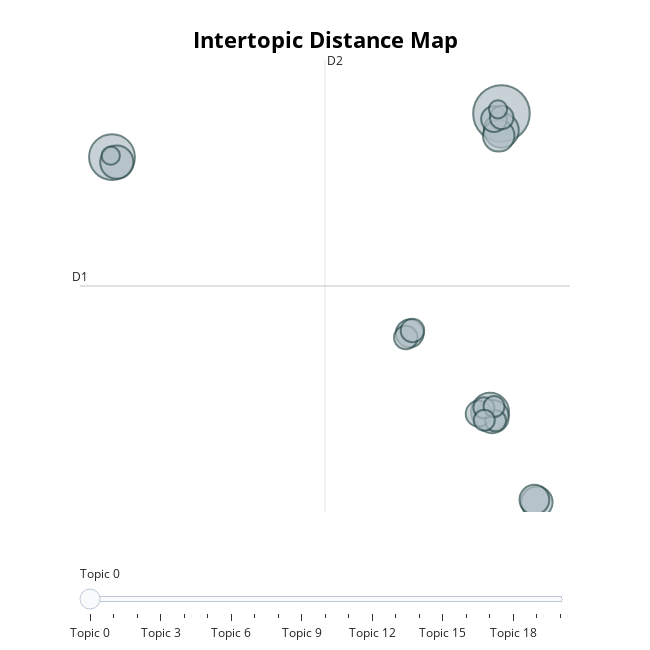

Here is the notebook cell this chart was saved with:
### Markdown cell above
___
The visualization below gives the clusters of topics, similar to as we saw with the LDA topics above. Here, however, we do not have the tab on the right that shows token frequency within a topic. If we hover over a topic, we can see the first few tokens which are associated with that topic. Topics in the top left portion of the chart are related to the tokens state, government, public, and united. Topics in the top right portion of the chart are more related to foreign diplomacy, with tokens like world, nations, war, peace, and islands. There are a three clusters in the bottom right quadrant whihc seem to have common topics.

### Code cell
# run this cell to visualize the topics
topic_model.visualize_topics()

### Figure 1 — Plotly figure (JSON) as saved in the notebook; plotly's stock layout.template omitted (floating-point values rounded to 4 significant figures)
{"data": [{"customdata": [[0, "world | people | new | years | american", 29], [1, "states | government | united | public | congress", 19], [2, "government | states | united | year | congress", 13], [3, "world | nations | soviet | peace | economic", 11], [4, "government | work | great | public | law", 10], [5, "states | government | united | congress | public", 10], [6, "government | national | federal | war | congress", 9], [7, "british | states | united | war | enemy", 9], [8, "government | states | united | public | congress", 8], [9, "america | americans | american | tonight | thats", 7], [10, "states | government | constitution | country | general", 6], [11, "america | people | going | american | know", 6], [12, "america | security | weapons | world | americans", 5], [13, "federal | tax | people | america | budget", 5], [14, "government | shall | congress | world | islands", 5], [15, "united | treaty | states | spain | year", 4], [16, "government | states | united | year | congress", 4], [17, "information | provision | public | united | proper", 4], [18, "states | government | united | constitution | congress", 4], [19, "children | challenge | people | ask | americans", 3], [20, "states | government | united | year | country", 3]], "hovertemplate": "<b>Topic %{customdata[0]}</b><br>%{customdata[1]}<br>Size: %{customdata[2]}", "legendgroup": "", "marker": {"color": "#B0BEC5", "line": {"color": "DarkSlateGrey", "width": 2}, "size": [29, 19, 13, 11, 10, 10, 9, 9, 8, 7, 6, 6, 5, 5, 5, 4, 4, 4, 4, 3, 3], "sizemode": "area", "sizeref": 0.01812, "symbol": "circle"}, "mode": "markers", "name": "", "orientation": "v", "showlegend": false, "type": "scatter", "x": [11.53, -12.65, 10.82, 11.52, -12.35, 10.95, 11.36, 13.73, 13.57, 5.837, 10.11, 11.07, 5.594, 6.006, 11.55, 11.17, 10.44, 11.07, 10.46, 11.32, -12.72], "xaxis": "x", "y": [18.87, 16.34, 1.52, 17.89, 16.04, 1.234, 17.57, -3.751, -3.598, 6.08, 1.403, 18.55, 5.837, 6.248, 18.64, 0.9954, 1.751, 1.823, 1.029, 19.11, 16.41], "yaxis": "y"}], "layout": {"annotations": [{"showarrow": false, "text": "D1", "x": -14.63, "y": 8.835, "yshift": 10}, {"showarrow": false, "text": "D2", "x": 0.5768, "xshift": 10, "y": 21.98}], "height": 650, "hoverlabel": {"bgcolor": "white", "font": {"family": "Rockwell", "size": 16}}, "legend": {"itemsizing": "constant", "tracegroupgap": 0}, "margin": {"t": 60}, "shapes": [{"line": {"color": "#CFD8DC", "width": 2}, "type": "line", "x0": 0.5768, "x1": 0.5768, "y0": -4.313, "y1": 21.98}, {"line": {"color": "#9E9E9E", "width": 2}, "type": "line", "x0": -14.63, "x1": 15.79, "y0": 8.835, "y1": 8.835}], "sliders": [{"active": 0, "pad": {"t": 50}, "steps": [{"args": [{"marker.color": [["red", "#B0BEC5", "#B0BEC5", "#B0BEC5", "#B0BEC5", "#B0BEC5", "#B0BEC5", "#B0BEC5", "#B0BEC5", "#B0BEC5", "#B0BEC5", "#B0BEC5", "#B0BEC5", "#B0BEC5", "#B0BEC5", "#B0BEC5", "#B0BEC5", "#B0BEC5", "#B0BEC5", "#B0BEC5", "#B0BEC5"]]}], "label": "Topic 0", "method": "update"}, {"args": [{"marker.color": [["#B0BEC5", "red", "#B0BEC5", "#B0BEC5", "#B0BEC5", "#B0BEC5", "#B0BEC5", "#B0BEC5", "#B0BEC5", "#B0BEC5", "#B0BEC5", "#B0BEC5", "#B0BEC5", "#B0BEC5", "#B0BEC5", "#B0BEC5", "#B0BEC5", "#B0BEC5", "#B0BEC5", "#B0BEC5", "#B0BEC5"]]}], "label": "Topic 1", "method": "update"}, {"args": [{"marker.color": [["#B0BEC5", "#B0BEC5", "red", "#B0BEC5", "#B0BEC5", "#B0BEC5", "#B0BEC5", "#B0BEC5", "#B0BEC5", "#B0BEC5", "#B0BEC5", "#B0BEC5", "#B0BEC5", "#B0BEC5", "#B0BEC5", "#B0BEC5", "#B0BEC5", "#B0BEC5", "#B0BEC5", "#B0BEC5", "#B0BEC5"]]}], "label": "Topic 2", "method": "update"}, {"args": [{"marker.color": [["#B0BEC5", "#B0BEC5", "#B0BEC5", "red", "#B0BEC5", "#B0BEC5", "#B0BEC5", "#B0BEC5", "#B0BEC5", "#B0BEC5", "#B0BEC5", "#B0BEC5", "#B0BEC5", "#B0BEC5", "#B0BEC5", "#B0BEC5", "#B0BEC5", "#B0BEC5", "#B0BEC5", "#B0BEC5", "#B0BEC5"]]}], "label": "Topic 3", "method": "update"}, {"args": [{"marker.color": [["#B0BEC5", "#B0BEC5", "#B0BEC5", "#B0BEC5", "red", "#B0BEC5", "#B0BEC5", "#B0BEC5", "#B0BEC5", "#B0BEC5", "#B0BEC5", "#B0BEC5", "#B0BEC5", "#B0BEC5", "#B0BEC5", "#B0BEC5", "#B0BEC5", "#B0BEC5", "#B0BEC5", "#B0BEC5", "#B0BEC5"]]}], "label": "Topic 4", "method": "update"}, {"args": [{"marker.color": [["#B0BEC5", "#B0BEC5", "#B0BEC5", "#B0BEC5", "#B0BEC5", "red", "#B0BEC5", "#B0BEC5", "#B0BEC5", "#B0BEC5", "#B0BEC5", "#B0BEC5", "#B0BEC5", "#B0BEC5", "#B0BEC5", "#B0BEC5", "#B0BEC5", "#B0BEC5", "#B0BEC5", "#B0BEC5", "#B0BEC5"]]}], "label": "Topic 5", "method": "update"}, {"args": [{"marker.color": [["#B0BEC5", "#B0BEC5", "#B0BEC5", "#B0BEC5", "#B0BEC5", "#B0BEC5", "red", "#B0BEC5", "#B0BEC5", "#B0BEC5", "#B0BEC5", "#B0BEC5", "#B0BEC5", "#B0BEC5", "#B0BEC5", "#B0BEC5", "#B0BEC5", "#B0BEC5", "#B0BEC5", "#B0BEC5", "#B0BEC5"]]}], "label": "Topic 6", "method": "update"}, {"args": [{"marker.color": [["#B0BEC5", "#B0BEC5", "#B0BEC5", "#B0BEC5", "#B0BEC5", "#B0BEC5", "#B0BEC5", "red", "#B0BEC5", "#B0BEC5", "#B0BEC5", "#B0BEC5", "#B0BEC5", "#B0BEC5", "#B0BEC5", "#B0BEC5", "#B0BEC5", "#B0BEC5", "#B0BEC5", "#B0BEC5", "#B0BEC5"]]}], "label": "Topic 7", "method": "update"}, {"args": [{"marker.color": [["#B0BEC5", "#B0BEC5", "#B0BEC5", "#B0BEC5", "#B0BEC5", "#B0BEC5", "#B0BEC5", "#B0BEC5", "red", "#B0BEC5", "#B0BEC5", "#B0BEC5", "#B0BEC5", "#B0BEC5", "#B0BEC5", "#B0BEC5", "#B0BEC5", "#B0BEC5", "#B0BEC5", "#B0BEC5", "#B0BEC5"]]}], "label": "Topic 8", "method": "update"}, {"args": [{"marker.color": [["#B0BEC5", "#B0BEC5", "#B0BEC5", "#B0BEC5", "#B0BEC5", "#B0BEC5", "#B0BEC5", "#B0BEC5", "#B0BEC5", "red", "#B0BEC5", "#B0BEC5", "#B0BEC5", "#B0BEC5", "#B0BEC5", "#B0BEC5", "#B0BEC5", "#B0BEC5", "#B0BEC5", "#B0BEC5", "#B0BEC5"]]}], "label": "Topic 9", "method": "update"}, {"args": [{"marker.color": [["#B0BEC5", "#B0BEC5", "#B0BEC5", "#B0BEC5", "#B0BEC5", "#B0BEC5", "#B0BEC5", "#B0BEC5", "#B0BEC5", "#B0BEC5", "red", "#B0BEC5", "#B0BEC5", "#B0BEC5", "#B0BEC5", "#B0BEC5", "#B0BEC5", "#B0BEC5", "#B0BEC5", "#B0BEC5", "#B0BEC5"]]}], "label": "Topic 10", "method": "update"}, {"args": [{"marker.color": [["#B0BEC5", "#B0BEC5", "#B0BEC5", "#B0BEC5", "#B0BEC5", "#B0BEC5", "#B0BEC5", "#B0BEC5", "#B0BEC5", "#B0BEC5", "#B0BEC5", "red", "#B0BEC5", "#B0BEC5", "#B0BEC5", "#B0BEC5", "#B0BEC5", "#B0BEC5", "#B0BEC5", "#B0BEC5", "#B0BEC5"]]}], "label": "Topic 11", "method": "update"}, {"args": [{"marker.color": [["#B0BEC5", "#B0BEC5", "#B0BEC5", "#B0BEC5", "#B0BEC5", "#B0BEC5", "#B0BEC5", "#B0BEC5", "#B0BEC5", "#B0BEC5", "#B0BEC5", "#B0BEC5", "red", "#B0BEC5", "#B0BEC5", "#B0BEC5", "#B0BEC5", "#B0BEC5", "#B0BEC5", "#B0BEC5", "#B0BEC5"]]}], "label": "Topic 12", "method": "update"}, {"args": [{"marker.color": [["#B0BEC5", "#B0BEC5", "#B0BEC5", "#B0BEC5", "#B0BEC5", "#B0BEC5", "#B0BEC5", "#B0BEC5", "#B0BEC5", "#B0BEC5", "#B0BEC5", "#B0BEC5", "#B0BEC5", "red", "#B0BEC5", "#B0BEC5", "#B0BEC5", "#B0BEC5", "#B0BEC5", "#B0BEC5", "#B0BEC5"]]}], "label": "Topic 13", "method": "update"}, {"args": [{"marker.color": [["#B0BEC5", "#B0BEC5", "#B0BEC5", "#B0BEC5", "#B0BEC5", "#B0BEC5", "#B0BEC5", "#B0BEC5", "#B0BEC5", "#B0BEC5", "#B0BEC5", "#B0BEC5", "#B0BEC5", "#B0BEC5", "red", "#B0BEC5", "#B0BEC5", "#B0BEC5", "#B0BEC5", "#B0BEC5", "#B0BEC5"]]}], "label": "Topic 14", "method": "update"}, {"args": [{"marker.color": [["#B0BEC5", "#B0BEC5", "#B0BEC5", "#B0BEC5", "#B0BEC5", "#B0BEC5", "#B0BEC5", "#B0BEC5", "#B0BEC5", "#B0BEC5", "#B0BEC5", "#B0BEC5", "#B0BEC5", "#B0BEC5", "#B0BEC5", "red", "#B0BEC5", "#B0BEC5", "#B0BEC5", "#B0BEC5", "#B0BEC5"]]}], "label": "Topic 15", "method": "update"}, {"args": [{"marker.color": [["#B0BEC5", "#B0BEC5", "#B0BEC5", "#B0BEC5", "#B0BEC5", "#B0BEC5", "#B0BEC5", "#B0BEC5", "#B0BEC5", "#B0BEC5", "#B0BEC5", "#B0BEC5", "#B0BEC5", "#B0BEC5", "#B0BEC5", "#B0BEC5", "red", "#B0BEC5", "#B0BEC5", "#B0BEC5", "#B0BEC5"]]}], "label": "Topic 16", "method": "update"}, {"args": [{"marker.color": [["#B0BEC5", "#B0BEC5", "#B0BEC5", "#B0BEC5", "#B0BEC5", "#B0BEC5", "#B0BEC5", "#B0BEC5", "#B0BEC5", "#B0BEC5", "#B0BEC5", "#B0BEC5", "#B0BEC5", "#B0BEC5", "#B0BEC5", "#B0BEC5", "#B0BEC5", "red", "#B0BEC5", "#B0BEC5", "#B0BEC5"]]}], "label": "Topic 17", "method": "update"}, {"args": [{"marker.color": [["#B0BEC5", "#B0BEC5", "#B0BEC5", "#B0BEC5", "#B0BEC5", "#B0BEC5", "#B0BEC5", "#B0BEC5", "#B0BEC5", "#B0BEC5", "#B0BEC5", "#B0BEC5", "#B0BEC5", "#B0BEC5", "#B0BEC5", "#B0BEC5", "#B0BEC5", "#B0BEC5", "red", "#B0BEC5", "#B0BEC5"]]}], "label": "Topic 18", "method": "update"}, {"args": [{"marker.color": [["#B0BEC5", "#B0BEC5", "#B0BEC5", "#B0BEC5", "#B0BEC5", "#B0BEC5", "#B0BEC5", "#B0BEC5", "#B0BEC5", "#B0BEC5", "#B0BEC5", "#B0BEC5", "#B0BEC5", "#B0BEC5", "#B0BEC5", "#B0BEC5", "#B0BEC5", "#B0BEC5", "#B0BEC5", "red", "#B0BEC5"]]}], "label": "Topic 19", "method": "update"}, {"args": [{"marker.color": [["#B0BEC5", "#B0BEC5", "#B0BEC5", "#B0BEC5", "#B0BEC5", "#B0BEC5", "#B0BEC5", "#B0BEC5", "#B0BEC5", "#B0BEC5", "#B0BEC5", "#B0BEC5", "#B0BEC5", "#B0BEC5", "#B0BEC5", "#B0BEC5", "#B0BEC5", "#B0BEC5", "#B0BEC5", "#B0BEC5", "red"]]}], "label": "Topic 20", "method": "update"}]}], "title": {"font": {"color": "Black", "size": 22}, "text": "<b>Intertopic Distance Map</b>", "x": 0.5, "xanchor": "center", "y": 0.95, "yanchor": "top"}, "width": 650, "xaxis": {"anchor": "y", "domain": [0, 1], "range": [-14.63, 15.79], "title": {"text": ""}, "visible": false}, "yaxis": {"anchor": "x", "domain": [0, 1], "range": [-4.313, 21.98], "title": {"text": ""}, "visible": false}}}
